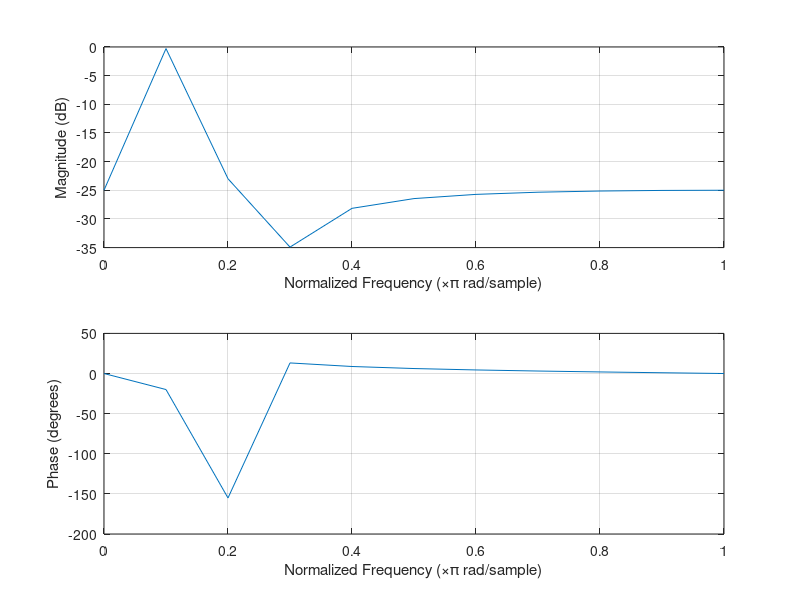

This figure's MATLAB source: (Note: this script raises an error after producing the figure.)
ord = 4;
rp = 0.5;           % Passband ripple
rs = 25;          % Stopband ripple
fs = 8000;        % Sampling frequency
pb = [280 470];

[a,b] = ellip(ord/2, rp, rs, pb/(fs/2));

freqz(a, b,10)

out = 'double a[] = {';

for i=1:length(a)
    if i==1
        out = [out, sprintf('%1.16e', a(i))];
    else
        out = [out, ', ', sprintf('%1.16e', a(i))];
    end
    
end
out = [out, '};'];

out = [out, '\n', 'double b[] = {'];

for i=1:length(b)
    if i==1
        out = [out, sprintf('%1.16e', b(i))];
    else
        out = [out, ', ', sprintf('%1.16e', b(i))];
    end
    
end
out = [out, '};'];

out = [out, '\n', '#define ORDER ', sprintf('%d', ord), '\n'];

%Write it to a file
f = fopen('RTDSP/coeffs.txt', 'w+');
fprintf(f, out);
fclose(f);
